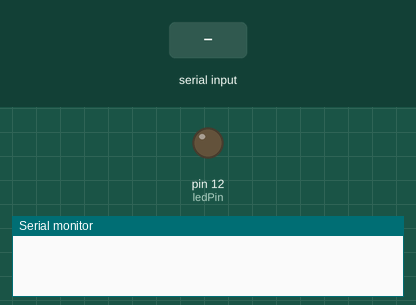
Recording of a sketch running on a simulated Arduino Uno, built with avr-gcc and run on an emulated ATmega328P. Shown: output pins drawn as LEDs (lit = HIGH), the last lines printed to the serial monitor. Inputs (shaded band) come from the test bench.

Above: at 1.2 s.
1.3 s: "1" received over Serial
At 1.8 s:
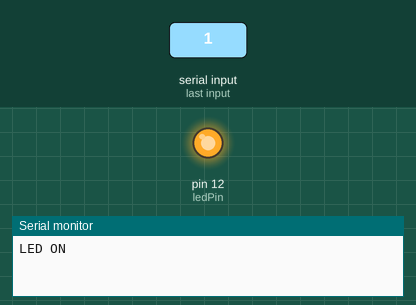
2.8 s: "0" received over Serial
At 4.1 s:
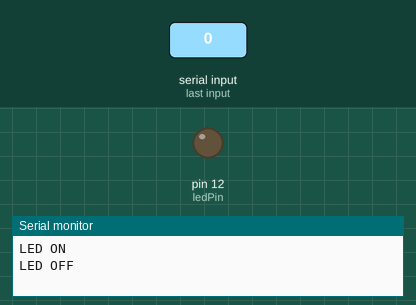
Timing chart, 0 to 5.8 s (numbered marks = the images above; inputs shaded):
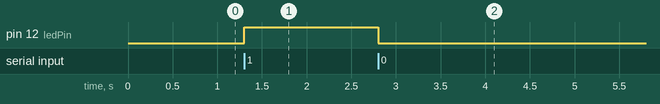

The sketch:

Practical3_CPS.ino
```cpp
int ledPin = 12;  // connect led to this pin on arduino

void setup()
{
  pinMode(ledPin, OUTPUT);   // Set the LED pin as an output
  Serial.begin(9600);        // Start serial communication at 9600 baud rate
}

void loop()
{
  if (Serial.available() > 0)
  {
    // Check if data is available on serial port
    char command = Serial.read();    // Read the command sent over serial
    if (command == '1')
    {
      // If command is '1', turn on LED
      digitalWrite(ledPin, HIGH);
      Serial.println("LED ON");
    }
    else if (command == '0')
    {
      // If command is '0', turn off LED
      digitalWrite(ledPin, LOW);
      Serial.println("LED OFF");
    }
  }
}
```

Measured:
- after the input at 1.3 s, pin 12 (ledPin): LOW → HIGH at once
- after the input at 2.8 s, pin 12 (ledPin): HIGH → LOW at once
